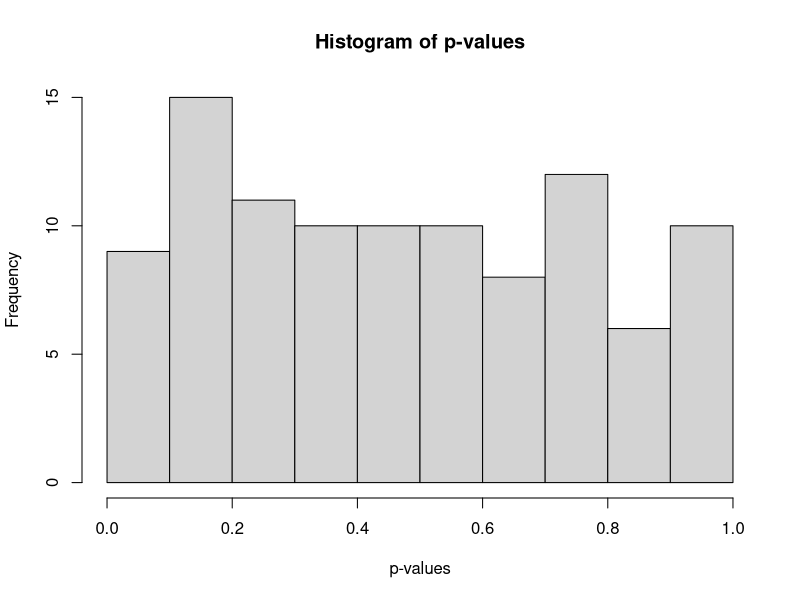
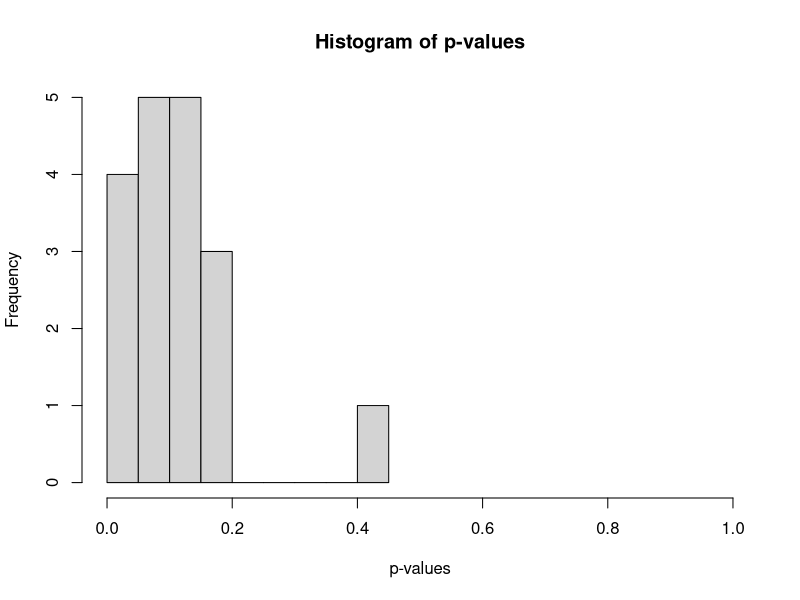

The R script that drew these images, in order:
## ---- chunk 1
set.seed(7)

n <- 500
d <- 100
x <- matrix(rnorm(n*d),nrow=n)
y <- rbinom(n, 1, 0.5)
df <- data.frame(y=y,x)

m1 <- glm(y ~ ., data = df, family = binomial)
hist(summary(m1)$coefficients[,4], 
     xlab = "p-values", main = "Histogram of p-values")

pvals <- summary(m1)$coefficients[,4]
## ---- chunk 2
mean(pvals < 0.05)
## ---- chunk 3
set.seed(7)

n <- 500
d <- 100
x <- matrix(rnorm(n*d),nrow=n)
y <- rbinom(n, 1, 0.5)
df <- data.frame(y=y,x)

m1 <- glm(y ~ ., data = df, family = binomial)

m_null <- glm(y ~ 1, data = df, family = binomial)
m_forward <- MASS::stepAIC(m_null, scope = list(upper = m1), 
                           direction = "forward", 
                           trace = 0)

hist(summary(m_forward)$coefficients[,4], 
     xlab = "p-values", main = "Histogram of p-values",
     xlim = c(0, 1))

pvals <- summary(m_forward)$coefficients[,4]
## ---- chunk 4
mean(pvals < 0.05)
